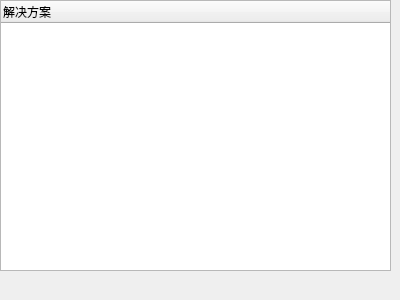
<?xml version="1.0" encoding="UTF-8"?>
<ui version="4.0">
 <class>ProjectWidget</class>
 <widget class="QDockWidget" name="ProjectWidget">
  <property name="geometry">
   <rect>
    <x>0</x>
    <y>0</y>
    <width>400</width>
    <height>300</height>
   </rect>
  </property>
  <property name="windowTitle">
   <string>ProjectWidget</string>
  </property>
  <widget class="QWidget" name="dockWidgetContents">
   <widget class="QWidget" name="verticalLayoutWidget">
    <property name="geometry">
     <rect>
      <x>0</x>
      <y>0</y>
      <width>391</width>
      <height>271</height>
     </rect>
    </property>
    <layout class="QVBoxLayout" name="verticalLayout">
     <item>
      <widget class="QTreeWidget" name="treeWidget">
       <column>
        <property name="text">
         <string>解决方案</string>
        </property>
       </column>
      </widget>
     </item>
    </layout>
   </widget>
  </widget>
 </widget>
 <resources/>
 <connections/>
</ui>
